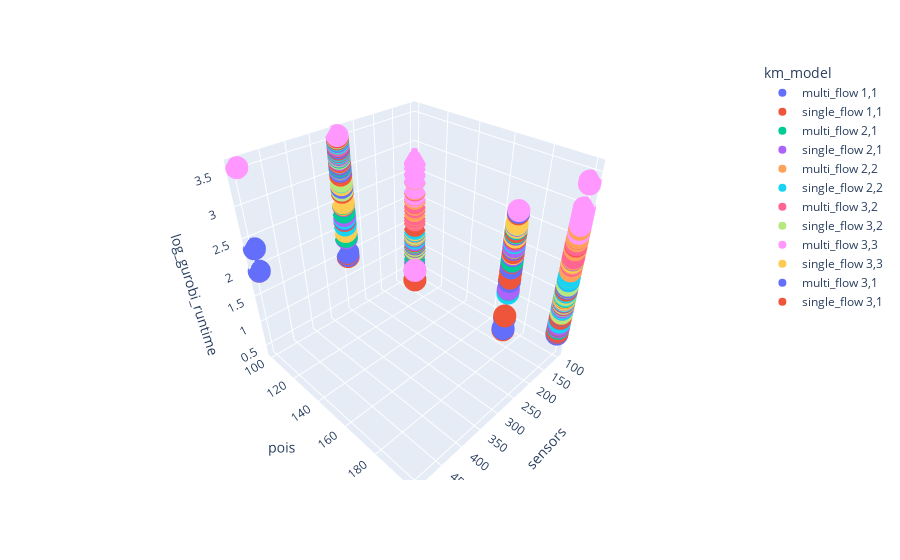

The cell this chart's notebook holds for it:
### Code cell
fig = px.scatter_3d(show, x='sensors', y='pois', z='log_gurobi_runtime',
                    color='km_model')
fig.show()
